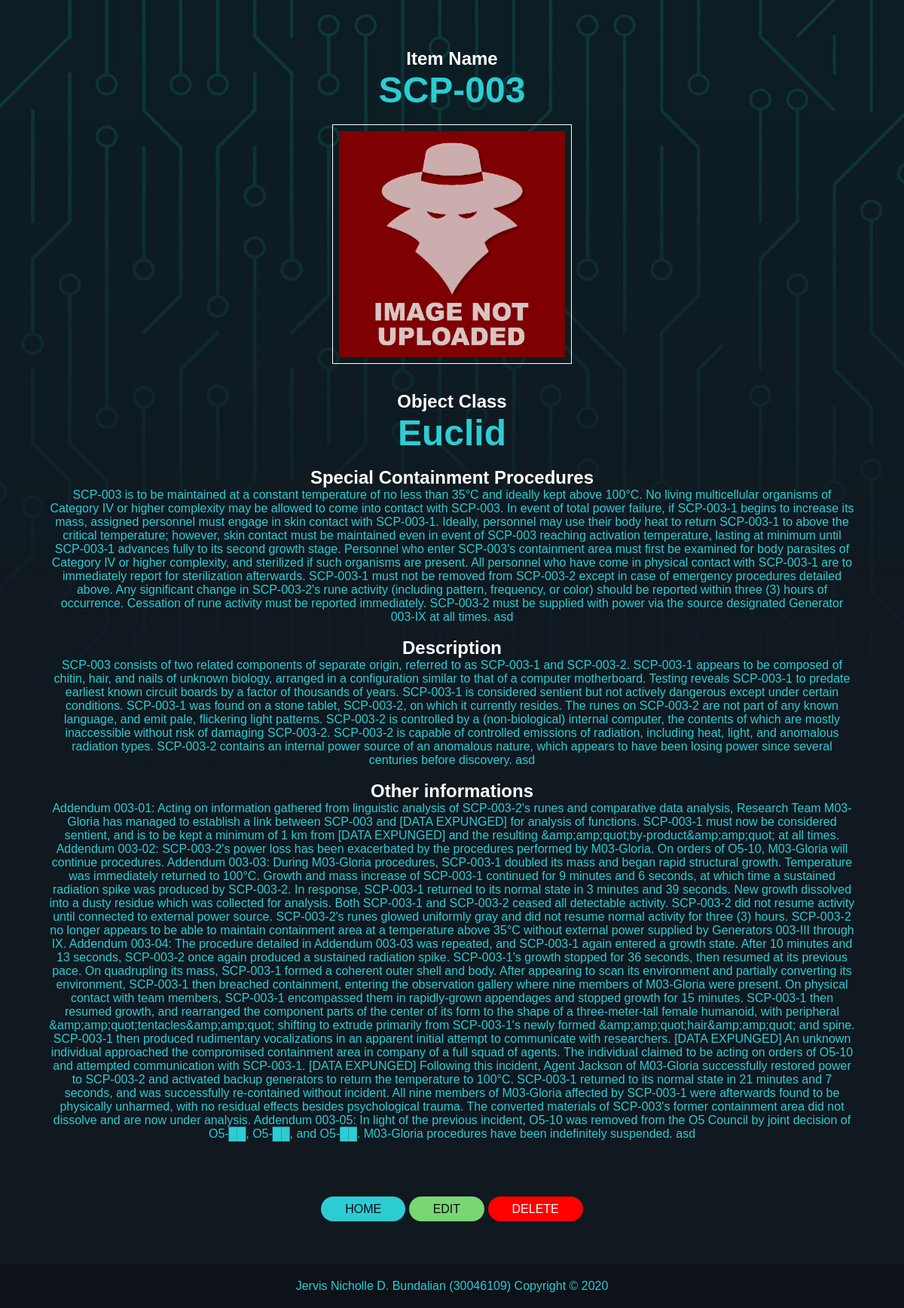
Screenshot of /read.php?id=2 with the database file from the repository.
### tables this page shows
CREATE TABLE `items` (
  `id` int(11) NOT NULL,
  `item` varchar(20) NOT NULL,
  `object` varchar(20) NOT NULL,
  `procedures` text NOT NULL,
  `description` text NOT NULL,
  `reference` text NOT NULL,
  `image` varchar(255) NOT NULL
);

### read.php (the view, shortened to what this page needs)
<!DOCTYPE HTML>
<html>
    <head>
        <link href="src/style.css" rel="stylesheet">
    </head>
    <body>
        <div class="read-container">
            <?php
                if(isset($_GET['id']))
                {
                    include 'config/database.php';
                    $id = $_GET['id'];
                    try
                    {
                        $query = "select id, item, object, procedures, description, reference, image from items where id = ? limit 0,1";
                        $statement = $conn->prepare($query);
                        $statement->bindParam(1,$id);
                        $statement->execute();
                        $row = $statement->fetch(PDO::FETCH_ASSOC);
                        extract($row);
                        $item = $row['item'];
                        $object = $row['object'];
                        $procedures = $row['procedures'];
                        $description = $row['description'];
                        $reference = $row['reference'];
                        $image = $row['image'];
                    }
                    catch(PDOException $exception)
                    {
                        die('ERROR: ' . $exception->getMessage());
                    }
                }
                else
                {
                    die('ERROR: Record Id not found');
                }
            ?>
            <h4 class="sub-header">Item Name</h4>
            <p class="main-content"><?php echo htmlspecialchars($item, ENT_QUOTES); ?></p>
            <br>
            <?php
                if($image == "")
                {
                    echo "<img src='uploads/no-image.jpg' alt='image' width='300px' class='image'>";
                }
                else
                {
                    echo "<img src='uploads/$item.jpg' alt='image' class='image'>";
                }
            ?>
            <br><br>
            <h4 class="sub-header">Object Class</h4>
            <p class="main-content"><?php echo htmlspecialchars($object, ENT_QUOTES); ?></p>
            <br>
            <h4 class="sub-header">Special Containment Procedures</h4>
            <p class="content"><?php echo htmlspecialchars($procedures, ENT_QUOTES); ?></p>
            <br>
            <h4 class="sub-header">Description</h4>
            <p class="content"><?php echo htmlspecialchars($description, ENT_QUOTES); ?></p>
            <br>
            <h4 class="sub-header">Other informations</h4>
            <p class="content"><?php echo htmlspecialchars($reference, ENT_QUOTES); ?></p>
            <br>
        </div>
        <div class="read-btn">
                <a href='index.php' class='btn-read'>Home</a>
                <a href='update.php?id=<?php echo htmlspecialchars($id, ENT_QUOTES); ?>' class='btn-update'>Edit</a>
                <a href='#' onclick='delete_record(<?php echo htmlspecialchars($id, ENT_QUOTES); ?>);' class='btn-delete'>Delete</a>
            </div>
        <footer>
            <p>Jervis Nicholle D. Bundalian (30046109) Copyright &copy; 2020</p>
        </footer>
    </body>
</html>

### src/style.css (style rules this page uses)
html { box-sizing: border-box; font-family: Arial, Helvetica, sans-serif; color: white; }
body { background-image: url("../images/background.jpg"); background-color: #101820; background-repeat: no-repeat; margin: 0; }
.read-container { margin: 4rem 2rem; }
.btn-read { background: #2dccd3; color: #0e0a13; padding: 0.5rem 2rem; text-decoration: none; border: 0; border-radius: 2rem; text-transform: uppercase; font-weight: lighter; font-size: 1rem; }
.btn-update { background: #78d673; color: #0e0a13; padding: 0.5rem 2rem; text-decoration: none; border: 0; border-radius: 2rem; text-transform: uppercase; font-weight: lighter; font-size: 1rem; }
.btn-delete { background: #ff0000; color: #ffffff; padding: 0.5rem 2rem; text-decoration: none; border: 0; border-radius: 2rem; text-transform: uppercase; font-weight: lighter; font-size: 1rem; }
footer { margin-top: 2rem; background: rgba(0,0,0,.25); color: #2dccd3; text-align: center; padding: 0.25rem; }
.sub-header { font-size: 1.5rem; font-weight: bold; padding: 0; margin: 0; color: #fff; text-align: center; }
.main-content { font-size: 3rem; font-weight: bold; padding: 0; margin: 0; color: #2dccd3; text-align: center; }
.content { font-size: 1rem; padding: 0 2rem; margin: 0 20rem 0 0; color: #2dccd3; text-align: center; display: block; margin-left: auto; margin-right: auto; }
.image { border: 1.5px solid #fff; padding: .5rem; max-width: 500px; display: block; margin-left: auto; margin-right: auto; }
.read-btn { margin: 4rem 2rem; text-align: center; }
::placeholder { color: #2dccd3; }

### rows the page displays
items: item "SCP-003", object "Euclid", procedures "SCP-003 is to be maintained at a constant temperature of no less than 35°C and ideally kept above 100°C. No living multicellular organisms of Category IV or higher complexity may be allowed to come into contact with SCP-003. In event of total power failure, if SCP-003-1 begins to increase its mass, assigned personnel must engage in skin contact with SCP-003-1. Ideally, personnel may use their body heat to return SCP-003-1 to above the critical temperature; however, skin contact must be maintained even in event of SCP-003 reaching activation temperature, lasting at minimum until SCP-003-1 advances fully to its second growth stage. Personnel who enter SCP-003's containment area must first be…", description "SCP-003 consists of two related components of separate origin, referred to as SCP-003-1 and SCP-003-2. SCP-003-1 appears to be composed of chitin, hair, and nails of unknown biology, arranged in a configuration similar to that of a computer motherboard. Testing reveals SCP-003-1 to predate earliest known circuit boards by a factor of thousands of years. SCP-003-1 is considered sentient but not actively dangerous except under certain conditions. SCP-003-1 was found on a stone tablet, SCP-003-2, on which it currently resides. The runes on SCP-003-2 are not part of any known language, and emit pale, flickering light patterns. SCP-003-2 is controlled by a (non-biological) internal computer, the…", reference "Addendum 003-01: Acting on information gathered from linguistic analysis of SCP-003-2's runes and comparative data analysis, Research Team M03-Gloria has managed to establish a link between SCP-003 and [DATA EXPUNGED] for analysis of functions. SCP-003-1 must now be considered sentient, and is to be kept a minimum of 1 km from [DATA EXPUNGED] and the resulting &amp;amp;quot;by-product&amp;amp;quot; at all times. Addendum 003-02: SCP-003-2's power loss has been exacerbated by the procedures performed by M03-Gloria. On orders of O5-10, M03-Gloria will continue procedures. Addendum 003-03: During M03-Gloria procedures, SCP-003-1 doubled its mass and began rapid structural growth. Temperature…"
